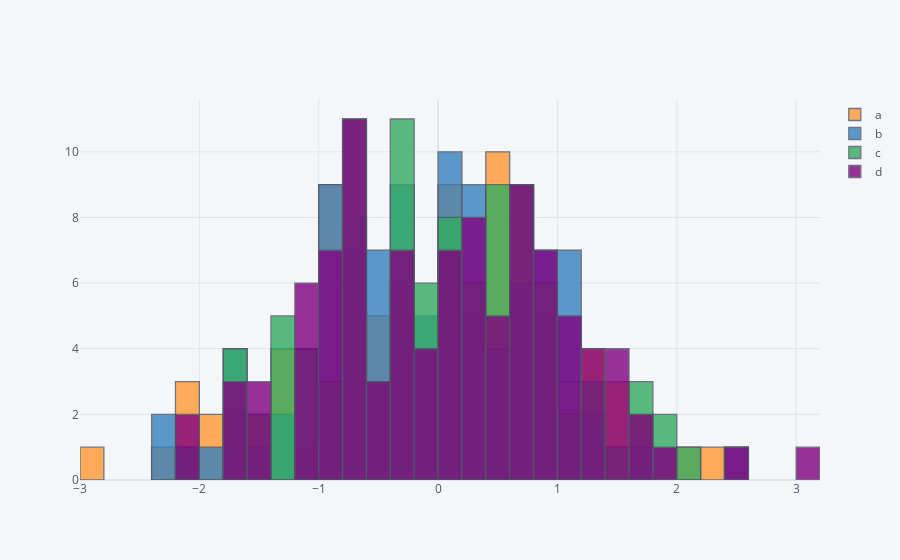

The code cell stored with this chart in its notebook:
### Code cell
dataframe.iplot(kind='hist', bins=30)
